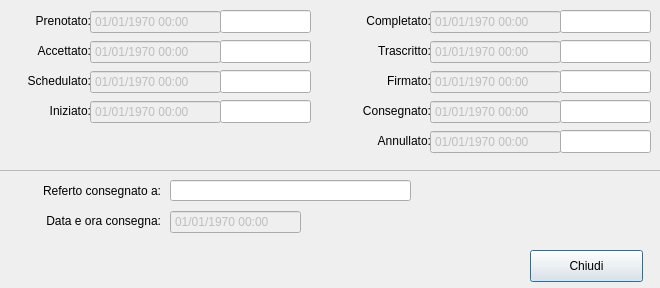
<?xml version="1.0" encoding="UTF-8"?>
<ui version="4.0">
 <class>Dialog_informazioni</class>
 <widget class="QDialog" name="Dialog_informazioni">
  <property name="geometry">
   <rect>
    <x>0</x>
    <y>0</y>
    <width>660</width>
    <height>288</height>
   </rect>
  </property>
  <property name="minimumSize">
   <size>
    <width>660</width>
    <height>288</height>
   </size>
  </property>
  <property name="maximumSize">
   <size>
    <width>660</width>
    <height>288</height>
   </size>
  </property>
  <property name="windowTitle">
   <string>Dialog</string>
  </property>
  <widget class="QLabel" name="label">
   <property name="geometry">
    <rect>
     <x>10</x>
     <y>10</y>
     <width>81</width>
     <height>22</height>
    </rect>
   </property>
   <property name="text">
    <string>Prenotato:</string>
   </property>
   <property name="alignment">
    <set>Qt::AlignRight|Qt::AlignTrailing|Qt::AlignVCenter</set>
   </property>
  </widget>
  <widget class="QDateTimeEdit" name="data_ora_prenotato">
   <property name="enabled">
    <bool>false</bool>
   </property>
   <property name="geometry">
    <rect>
     <x>90</x>
     <y>10</y>
     <width>131</width>
     <height>24</height>
    </rect>
   </property>
   <property name="readOnly">
    <bool>true</bool>
   </property>
   <property name="buttonSymbols">
    <enum>QAbstractSpinBox::NoButtons</enum>
   </property>
   <property name="dateTime">
    <datetime>
     <hour>0</hour>
     <minute>0</minute>
     <second>0</second>
     <year>1970</year>
     <month>1</month>
     <day>1</day>
    </datetime>
   </property>
   <property name="displayFormat">
    <string>dd/MM/yyyy HH:mm</string>
   </property>
  </widget>
  <widget class="QLineEdit" name="prenotato_da">
   <property name="geometry">
    <rect>
     <x>220</x>
     <y>10</y>
     <width>91</width>
     <height>23</height>
    </rect>
   </property>
   <property name="readOnly">
    <bool>true</bool>
   </property>
  </widget>
  <widget class="QLineEdit" name="accettato_da">
   <property name="geometry">
    <rect>
     <x>220</x>
     <y>40</y>
     <width>91</width>
     <height>23</height>
    </rect>
   </property>
   <property name="readOnly">
    <bool>true</bool>
   </property>
  </widget>
  <widget class="QDateTimeEdit" name="data_ora_accettato">
   <property name="enabled">
    <bool>false</bool>
   </property>
   <property name="geometry">
    <rect>
     <x>90</x>
     <y>40</y>
     <width>131</width>
     <height>24</height>
    </rect>
   </property>
   <property name="readOnly">
    <bool>true</bool>
   </property>
   <property name="buttonSymbols">
    <enum>QAbstractSpinBox::NoButtons</enum>
   </property>
   <property name="dateTime">
    <datetime>
     <hour>0</hour>
     <minute>0</minute>
     <second>0</second>
     <year>1970</year>
     <month>1</month>
     <day>1</day>
    </datetime>
   </property>
   <property name="displayFormat">
    <string>dd/MM/yyyy HH:mm</string>
   </property>
  </widget>
  <widget class="QLabel" name="label_2">
   <property name="geometry">
    <rect>
     <x>10</x>
     <y>40</y>
     <width>81</width>
     <height>22</height>
    </rect>
   </property>
   <property name="text">
    <string>Accettato:</string>
   </property>
   <property name="alignment">
    <set>Qt::AlignRight|Qt::AlignTrailing|Qt::AlignVCenter</set>
   </property>
  </widget>
  <widget class="QLineEdit" name="schedulato_da">
   <property name="geometry">
    <rect>
     <x>220</x>
     <y>70</y>
     <width>91</width>
     <height>23</height>
    </rect>
   </property>
   <property name="readOnly">
    <bool>true</bool>
   </property>
  </widget>
  <widget class="QDateTimeEdit" name="data_ora_schedulato">
   <property name="enabled">
    <bool>false</bool>
   </property>
   <property name="geometry">
    <rect>
     <x>90</x>
     <y>70</y>
     <width>131</width>
     <height>24</height>
    </rect>
   </property>
   <property name="readOnly">
    <bool>true</bool>
   </property>
   <property name="buttonSymbols">
    <enum>QAbstractSpinBox::NoButtons</enum>
   </property>
   <property name="dateTime">
    <datetime>
     <hour>0</hour>
     <minute>0</minute>
     <second>0</second>
     <year>1970</year>
     <month>1</month>
     <day>1</day>
    </datetime>
   </property>
   <property name="displayFormat">
    <string>dd/MM/yyyy HH:mm</string>
   </property>
  </widget>
  <widget class="QLabel" name="label_3">
   <property name="geometry">
    <rect>
     <x>10</x>
     <y>70</y>
     <width>81</width>
     <height>22</height>
    </rect>
   </property>
   <property name="text">
    <string>Schedulato:</string>
   </property>
   <property name="alignment">
    <set>Qt::AlignRight|Qt::AlignTrailing|Qt::AlignVCenter</set>
   </property>
  </widget>
  <widget class="QLineEdit" name="iniziato_da">
   <property name="geometry">
    <rect>
     <x>220</x>
     <y>100</y>
     <width>91</width>
     <height>23</height>
    </rect>
   </property>
   <property name="readOnly">
    <bool>true</bool>
   </property>
  </widget>
  <widget class="QDateTimeEdit" name="data_ora_iniziato">
   <property name="enabled">
    <bool>false</bool>
   </property>
   <property name="geometry">
    <rect>
     <x>90</x>
     <y>100</y>
     <width>131</width>
     <height>24</height>
    </rect>
   </property>
   <property name="readOnly">
    <bool>true</bool>
   </property>
   <property name="buttonSymbols">
    <enum>QAbstractSpinBox::NoButtons</enum>
   </property>
   <property name="dateTime">
    <datetime>
     <hour>0</hour>
     <minute>0</minute>
     <second>0</second>
     <year>1970</year>
     <month>1</month>
     <day>1</day>
    </datetime>
   </property>
   <property name="displayFormat">
    <string>dd/MM/yyyy HH:mm</string>
   </property>
  </widget>
  <widget class="QLabel" name="label_4">
   <property name="geometry">
    <rect>
     <x>10</x>
     <y>100</y>
     <width>81</width>
     <height>22</height>
    </rect>
   </property>
   <property name="text">
    <string>Iniziato:</string>
   </property>
   <property name="alignment">
    <set>Qt::AlignRight|Qt::AlignTrailing|Qt::AlignVCenter</set>
   </property>
  </widget>
  <widget class="QLineEdit" name="completato_da">
   <property name="geometry">
    <rect>
     <x>560</x>
     <y>10</y>
     <width>91</width>
     <height>23</height>
    </rect>
   </property>
   <property name="readOnly">
    <bool>true</bool>
   </property>
  </widget>
  <widget class="QDateTimeEdit" name="data_ora_completato">
   <property name="enabled">
    <bool>false</bool>
   </property>
   <property name="geometry">
    <rect>
     <x>430</x>
     <y>10</y>
     <width>131</width>
     <height>24</height>
    </rect>
   </property>
   <property name="readOnly">
    <bool>true</bool>
   </property>
   <property name="buttonSymbols">
    <enum>QAbstractSpinBox::NoButtons</enum>
   </property>
   <property name="dateTime">
    <datetime>
     <hour>0</hour>
     <minute>0</minute>
     <second>0</second>
     <year>1970</year>
     <month>1</month>
     <day>1</day>
    </datetime>
   </property>
   <property name="displayFormat">
    <string>dd/MM/yyyy HH:mm</string>
   </property>
  </widget>
  <widget class="QLabel" name="label_5">
   <property name="geometry">
    <rect>
     <x>340</x>
     <y>10</y>
     <width>91</width>
     <height>22</height>
    </rect>
   </property>
   <property name="text">
    <string>Completato:</string>
   </property>
   <property name="alignment">
    <set>Qt::AlignRight|Qt::AlignTrailing|Qt::AlignVCenter</set>
   </property>
  </widget>
  <widget class="QLineEdit" name="trascritto_da">
   <property name="geometry">
    <rect>
     <x>560</x>
     <y>40</y>
     <width>91</width>
     <height>23</height>
    </rect>
   </property>
   <property name="readOnly">
    <bool>true</bool>
   </property>
  </widget>
  <widget class="QDateTimeEdit" name="data_ora_trascritto">
   <property name="enabled">
    <bool>false</bool>
   </property>
   <property name="geometry">
    <rect>
     <x>430</x>
     <y>40</y>
     <width>131</width>
     <height>24</height>
    </rect>
   </property>
   <property name="readOnly">
    <bool>true</bool>
   </property>
   <property name="buttonSymbols">
    <enum>QAbstractSpinBox::NoButtons</enum>
   </property>
   <property name="dateTime">
    <datetime>
     <hour>0</hour>
     <minute>0</minute>
     <second>0</second>
     <year>1970</year>
     <month>1</month>
     <day>1</day>
    </datetime>
   </property>
   <property name="displayFormat">
    <string>dd/MM/yyyy HH:mm</string>
   </property>
  </widget>
  <widget class="QLabel" name="label_6">
   <property name="geometry">
    <rect>
     <x>350</x>
     <y>40</y>
     <width>81</width>
     <height>22</height>
    </rect>
   </property>
   <property name="text">
    <string>Trascritto:</string>
   </property>
   <property name="alignment">
    <set>Qt::AlignRight|Qt::AlignTrailing|Qt::AlignVCenter</set>
   </property>
  </widget>
  <widget class="QLineEdit" name="firmato_da">
   <property name="geometry">
    <rect>
     <x>560</x>
     <y>70</y>
     <width>91</width>
     <height>23</height>
    </rect>
   </property>
   <property name="readOnly">
    <bool>true</bool>
   </property>
  </widget>
  <widget class="QDateTimeEdit" name="data_ora_firmato">
   <property name="enabled">
    <bool>false</bool>
   </property>
   <property name="geometry">
    <rect>
     <x>430</x>
     <y>70</y>
     <width>131</width>
     <height>24</height>
    </rect>
   </property>
   <property name="readOnly">
    <bool>true</bool>
   </property>
   <property name="buttonSymbols">
    <enum>QAbstractSpinBox::NoButtons</enum>
   </property>
   <property name="dateTime">
    <datetime>
     <hour>0</hour>
     <minute>0</minute>
     <second>0</second>
     <year>1970</year>
     <month>1</month>
     <day>1</day>
    </datetime>
   </property>
   <property name="displayFormat">
    <string>dd/MM/yyyy HH:mm</string>
   </property>
  </widget>
  <widget class="QLabel" name="label_7">
   <property name="geometry">
    <rect>
     <x>350</x>
     <y>70</y>
     <width>81</width>
     <height>22</height>
    </rect>
   </property>
   <property name="text">
    <string>Firmato:</string>
   </property>
   <property name="alignment">
    <set>Qt::AlignRight|Qt::AlignTrailing|Qt::AlignVCenter</set>
   </property>
  </widget>
  <widget class="QLineEdit" name="consegnato_da">
   <property name="geometry">
    <rect>
     <x>560</x>
     <y>100</y>
     <width>91</width>
     <height>23</height>
    </rect>
   </property>
   <property name="readOnly">
    <bool>true</bool>
   </property>
  </widget>
  <widget class="QDateTimeEdit" name="data_ora_consegnato">
   <property name="enabled">
    <bool>false</bool>
   </property>
   <property name="geometry">
    <rect>
     <x>430</x>
     <y>100</y>
     <width>131</width>
     <height>24</height>
    </rect>
   </property>
   <property name="readOnly">
    <bool>true</bool>
   </property>
   <property name="buttonSymbols">
    <enum>QAbstractSpinBox::NoButtons</enum>
   </property>
   <property name="dateTime">
    <datetime>
     <hour>0</hour>
     <minute>0</minute>
     <second>0</second>
     <year>1970</year>
     <month>1</month>
     <day>1</day>
    </datetime>
   </property>
   <property name="displayFormat">
    <string>dd/MM/yyyy HH:mm</string>
   </property>
  </widget>
  <widget class="QLabel" name="label_8">
   <property name="geometry">
    <rect>
     <x>340</x>
     <y>100</y>
     <width>91</width>
     <height>22</height>
    </rect>
   </property>
   <property name="text">
    <string>Consegnato:</string>
   </property>
   <property name="alignment">
    <set>Qt::AlignRight|Qt::AlignTrailing|Qt::AlignVCenter</set>
   </property>
  </widget>
  <widget class="QLineEdit" name="annullato_da">
   <property name="geometry">
    <rect>
     <x>560</x>
     <y>130</y>
     <width>91</width>
     <height>23</height>
    </rect>
   </property>
   <property name="readOnly">
    <bool>true</bool>
   </property>
  </widget>
  <widget class="QLabel" name="label_9">
   <property name="geometry">
    <rect>
     <x>350</x>
     <y>130</y>
     <width>81</width>
     <height>22</height>
    </rect>
   </property>
   <property name="text">
    <string>Annullato:</string>
   </property>
   <property name="alignment">
    <set>Qt::AlignRight|Qt::AlignTrailing|Qt::AlignVCenter</set>
   </property>
  </widget>
  <widget class="QDateTimeEdit" name="data_ora_annullato">
   <property name="enabled">
    <bool>false</bool>
   </property>
   <property name="geometry">
    <rect>
     <x>430</x>
     <y>130</y>
     <width>131</width>
     <height>24</height>
    </rect>
   </property>
   <property name="readOnly">
    <bool>true</bool>
   </property>
   <property name="buttonSymbols">
    <enum>QAbstractSpinBox::NoButtons</enum>
   </property>
   <property name="dateTime">
    <datetime>
     <hour>0</hour>
     <minute>0</minute>
     <second>0</second>
     <year>1970</year>
     <month>1</month>
     <day>1</day>
    </datetime>
   </property>
   <property name="displayFormat">
    <string>dd/MM/yyyy HH:mm</string>
   </property>
  </widget>
  <widget class="QFrame" name="frame">
   <property name="geometry">
    <rect>
     <x>0</x>
     <y>170</y>
     <width>661</width>
     <height>1</height>
    </rect>
   </property>
   <property name="frameShape">
    <enum>QFrame::StyledPanel</enum>
   </property>
   <property name="frameShadow">
    <enum>QFrame::Raised</enum>
   </property>
  </widget>
  <widget class="QLabel" name="label_10">
   <property name="geometry">
    <rect>
     <x>10</x>
     <y>180</y>
     <width>151</width>
     <height>22</height>
    </rect>
   </property>
   <property name="text">
    <string>Referto consegnato a:</string>
   </property>
   <property name="alignment">
    <set>Qt::AlignRight|Qt::AlignTrailing|Qt::AlignVCenter</set>
   </property>
  </widget>
  <widget class="QLineEdit" name="consegnato_a">
   <property name="geometry">
    <rect>
     <x>170</x>
     <y>180</y>
     <width>241</width>
     <height>21</height>
    </rect>
   </property>
   <property name="readOnly">
    <bool>true</bool>
   </property>
  </widget>
  <widget class="QLabel" name="label_11">
   <property name="geometry">
    <rect>
     <x>10</x>
     <y>210</y>
     <width>151</width>
     <height>22</height>
    </rect>
   </property>
   <property name="text">
    <string>Data e ora consegna:</string>
   </property>
   <property name="alignment">
    <set>Qt::AlignRight|Qt::AlignTrailing|Qt::AlignVCenter</set>
   </property>
  </widget>
  <widget class="QDateTimeEdit" name="data_ora_consegna">
   <property name="enabled">
    <bool>false</bool>
   </property>
   <property name="geometry">
    <rect>
     <x>170</x>
     <y>210</y>
     <width>131</width>
     <height>24</height>
    </rect>
   </property>
   <property name="readOnly">
    <bool>true</bool>
   </property>
   <property name="buttonSymbols">
    <enum>QAbstractSpinBox::NoButtons</enum>
   </property>
   <property name="dateTime">
    <datetime>
     <hour>0</hour>
     <minute>0</minute>
     <second>0</second>
     <year>1970</year>
     <month>1</month>
     <day>1</day>
    </datetime>
   </property>
   <property name="displayFormat">
    <string>dd/MM/yyyy HH:mm</string>
   </property>
  </widget>
  <widget class="QPushButton" name="btn_chiudi">
   <property name="geometry">
    <rect>
     <x>530</x>
     <y>250</y>
     <width>113</width>
     <height>32</height>
    </rect>
   </property>
   <property name="text">
    <string>Chiudi</string>
   </property>
  </widget>
 </widget>
 <resources/>
 <connections>
  <connection>
   <sender>btn_chiudi</sender>
   <signal>clicked()</signal>
   <receiver>Dialog_informazioni</receiver>
   <slot>annulla()</slot>
   <hints>
    <hint type="sourcelabel">
     <x>540</x>
     <y>264</y>
    </hint>
    <hint type="destinationlabel">
     <x>474</x>
     <y>252</y>
    </hint>
   </hints>
  </connection>
 </connections>
 <slots>
  <slot>annulla()</slot>
 </slots>
</ui>
